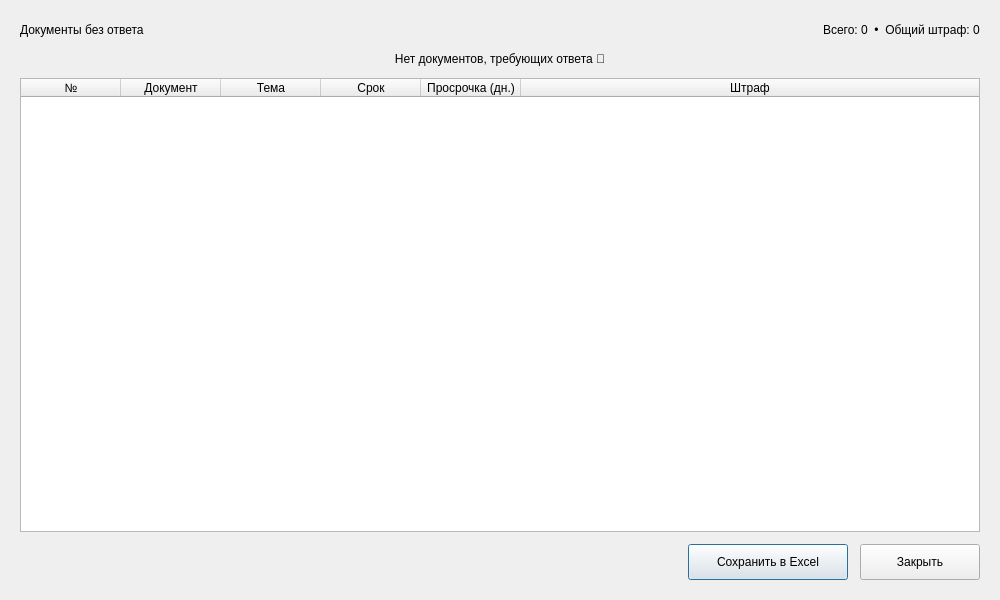
<?xml version="1.0" encoding="UTF-8"?>
<ui version="4.0">
 <class>UnansweredStatsDialog</class>
 <widget class="QDialog" name="UnansweredStatsDialog">
  <property name="geometry">
   <rect>
    <x>0</x>
    <y>0</y>
    <width>1000</width>
    <height>600</height>
   </rect>
  </property>
  <property name="windowTitle">
   <string>Статистика по неотвеченным документам</string>
  </property>
  <property name="modal">
   <bool>true</bool>
  </property>
  <property name="styleSheet">
   <string notr="true">
* {
    font-family: 'Segoe UI', Arial;
}

QDialog {
    background-color: {BG_DIALOG};
    color: {TEXT_PRIMARY};
}

QLabel#statsTitle {
    font-size: 20px;
    font-weight: bold;
    color: {TEXT_PRIMARY};
    background: transparent;
}

QLabel#statsSummary {
    font-size: 14px;
    font-weight: 500;
    color: {TEXT_MUTED_ALT};
    background: transparent;
}

QLabel#statsEmpty {
    font-size: 16px;
    color: {TEXT_MUTED_ALT};
    padding: 20px;
    background: transparent;
}

QTableWidget#statsTable {
    background-color: {BG_CARD};
    color: {TEXT_PRIMARY};
    gridline-color: {TABLE_GRID};
    border: 1px solid {BORDER_LIGHT};
    border-radius: 8px;
    font-size: 14px;
    outline: 0;
}
QTableWidget#statsTable::item {
    padding: 4px 6px;
}
QTableWidget#statsTable::item:selected {
    background-color: {TABLE_SELECTION_BG};
    color: {TABLE_SELECTION_TEXT};
}

QHeaderView::section {
    background-color: {TABLE_HEADER_BG};
    color: {TABLE_HEADER_TEXT};
    padding: 8px;
    border: none;
    border-right: 1px solid {TABLE_HEADER_BORDER};
    border-bottom: 2px solid {TABLE_HEADER_BORDER};
    font-weight: bold;
    font-size: 13px;
}

QPushButton {
    background-color: {ACCENT_PRIMARY};
    color: {TEXT_ON_ACCENT};
    border: none;
    border-radius: 8px;
    font-size: 14px;
    font-weight: 600;
    padding: 0px 20px;
}
QPushButton:hover {
    background-color: {ACCENT_HOVER};
}
QPushButton:pressed {
    background-color: {ACCENT_PRESSED};
}

QScrollBar:vertical {
    background: {SCROLLBAR_BG};
    width: 8px;
    border-radius: 4px;
    margin: 0px;
    border: none;
}
QScrollBar::handle:vertical {
    background: {SCROLLBAR_HANDLE};
    border-radius: 4px;
    min-height: 20px;
}
QScrollBar::add-line:vertical,
QScrollBar::sub-line:vertical {
    border: none;
    background: none;
    width: 0px;
    height: 0px;
}
QScrollBar::add-page:vertical,
QScrollBar::sub-page:vertical {
    background: none;
}
   </string>
  </property>
  <layout class="QVBoxLayout" name="rootLayout">
   <property name="spacing">
    <number>12</number>
   </property>
   <property name="leftMargin">
    <number>20</number>
   </property>
   <property name="topMargin">
    <number>20</number>
   </property>
   <property name="rightMargin">
    <number>20</number>
   </property>
   <property name="bottomMargin">
    <number>20</number>
   </property>
   <item>
    <layout class="QHBoxLayout" name="headerLayout">
     <item>
      <widget class="QLabel" name="statsTitle">
       <property name="text">
        <string>Документы без ответа</string>
       </property>
      </widget>
     </item>
     <item>
      <spacer name="headerSpacer">
       <property name="orientation">
        <enum>Qt::Orientation::Horizontal</enum>
       </property>
       <property name="sizeHint" stdset="0">
        <size>
         <width>40</width>
         <height>20</height>
        </size>
       </property>
      </spacer>
     </item>
     <item>
      <widget class="QLabel" name="statsSummary">
       <property name="text">
        <string>Всего: 0  •  Общий штраф: 0</string>
       </property>
      </widget>
     </item>
    </layout>
   </item>
   <item>
    <widget class="QLabel" name="statsEmpty">
     <property name="visible">
      <bool>false</bool>
     </property>
     <property name="text">
      <string>Нет документов, требующих ответа 🎉</string>
     </property>
     <property name="alignment">
      <set>Qt::AlignmentFlag::AlignCenter</set>
     </property>
    </widget>
   </item>
   <item>
    <widget class="QTableWidget" name="statsTable">
     <property name="editTriggers">
      <set>QAbstractItemView::EditTrigger::NoEditTriggers</set>
     </property>
     <property name="selectionBehavior">
      <enum>QAbstractItemView::SelectionBehavior::SelectRows</enum>
     </property>
     <attribute name="horizontalHeaderStretchLastSection">
      <bool>true</bool>
     </attribute>
     <attribute name="verticalHeaderVisible">
      <bool>false</bool>
     </attribute>
     <column>
      <property name="text">
       <string>№</string>
      </property>
     </column>
     <column>
      <property name="text">
       <string>Документ</string>
      </property>
     </column>
     <column>
      <property name="text">
       <string>Тема</string>
      </property>
     </column>
     <column>
      <property name="text">
       <string>Срок</string>
      </property>
     </column>
     <column>
      <property name="text">
       <string>Просрочка (дн.)</string>
      </property>
     </column>
     <column>
      <property name="text">
       <string>Штраф</string>
      </property>
     </column>
    </widget>
   </item>
   <item>
    <layout class="QHBoxLayout" name="buttonsLayout">
     <item>
      <spacer name="buttonsSpacer">
       <property name="orientation">
        <enum>Qt::Orientation::Horizontal</enum>
       </property>
       <property name="sizeHint" stdset="0">
        <size>
         <width>40</width>
         <height>20</height>
        </size>
       </property>
      </spacer>
     </item>
     <item>
      <widget class="QPushButton" name="exportButton">
       <property name="minimumSize">
        <size>
         <width>160</width>
         <height>36</height>
        </size>
       </property>
       <property name="cursor">
        <cursorShape>PointingHandCursor</cursorShape>
       </property>
       <property name="text">
        <string>Сохранить в Excel</string>
       </property>
      </widget>
     </item>
     <item>
      <widget class="QPushButton" name="closeButton">
       <property name="minimumSize">
        <size>
         <width>120</width>
         <height>36</height>
        </size>
       </property>
       <property name="cursor">
        <cursorShape>PointingHandCursor</cursorShape>
       </property>
       <property name="text">
        <string>Закрыть</string>
       </property>
      </widget>
     </item>
    </layout>
   </item>
  </layout>
 </widget>
 <resources/>
 <connections/>
</ui>
